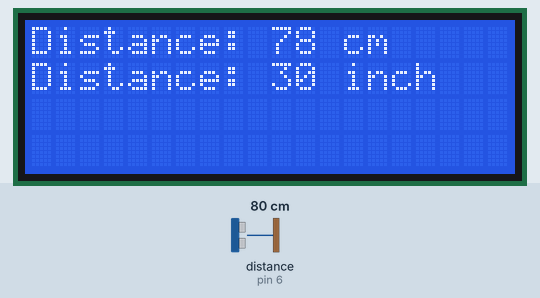
Simulated run of this sketch. Board: Arduino Uno, built with avr-gcc and run on an emulated ATmega328P. On the bench: 20×4 character LCD. Wiring (inferred from the names in the program): ultrasonic range finder: trigger pin 5; echo pin 6. Inputs (shaded band) come from the test bench; at power-on: distance to the obstacle (sensor on pin 6) 80 cm. The echo pulse lasts 58.3 µs per cm.

Above: at 1.3 s.
1.4 s: distance to the obstacle (sensor on pin 6) set to 2 cm
At 2.5 s:
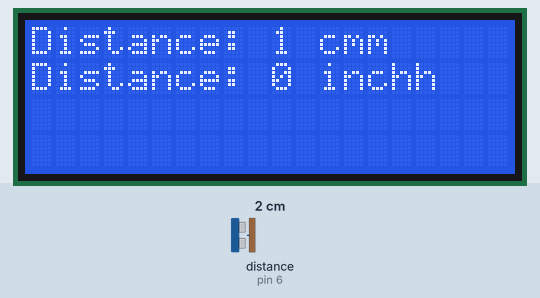
2.9 s: distance to the obstacle (sensor on pin 6) set to 18 cm
At 3.6 s:
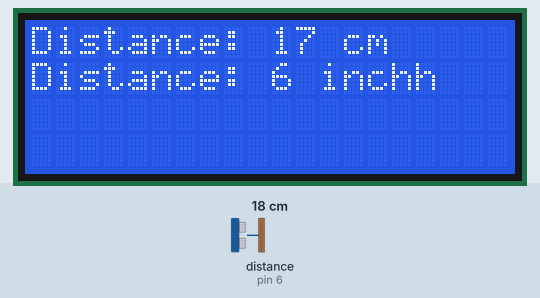
4.4 s: distance to the obstacle (sensor on pin 6) set to 4 cm
At 4.8 s:
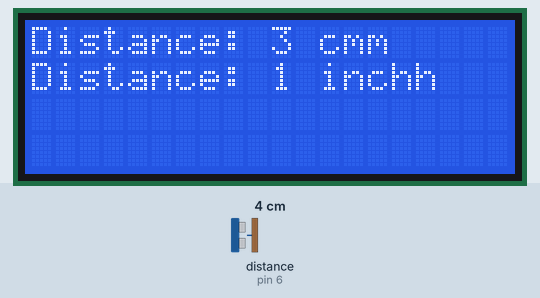
Timing chart, 0 to 7.4 s (numbered marks = the images above; inputs shaded):
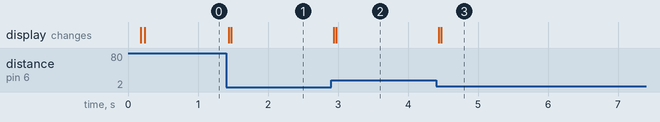

The sketch:

Prototype_4.ino
```cpp
/*
 *  Distance measurement using Arduino
 * CST3512 - Real Time Systems
 * Tanweer Bin Khair - M00585219
 * Rakshit Rohit Sharma - M00651168
 *
 */

#include <LiquidCrystal_I2C.h> // Library required for LCD Display with I2C Interface.
LiquidCrystal_I2C lcd(0x27,20,4); // The address, columns and rows are specified for this LCD display.

const int pinA = 5; // Pin #5 on Arduino Uno board shall be used as trigger for the HC-SR04 sensor.
const int pinB = 6; // Pin #6 on Arduino Uno board shall be utilized as the echo for the HC-SR04 sensor.

long duration; // Variable type for time defined.
int distance; // Variable type for area defined.
int distanceInch; // Variable type for area defined 2.

void setup() {
lcd.init();
lcd.begin(20,4);
lcd.backlight();
pinMode(pinA, OUTPUT); // pinA will now be utilized for Output data.
pinMode(pinB, INPUT); // pinB will now be utilized for Input data.
Serial.begin(9600); // Initiates serial communication, 9600 baudrates.
}


void loop() {
digitalWrite(pinA, LOW); // The trigger is currently set low.
delayMicroseconds(2); // Delay
digitalWrite(pinA, HIGH); // The trigger is switched to high, thereby the ultrasound is being emitted.
delayMicroseconds(10); // Ultrasound will continue to emit during the delay.
digitalWrite(pinA, LOW); // The trigger is returned to low, the emission has ended.
duration = pulseIn(pinB, HIGH); // The echo is turned high, the time between high and low is taken as the "duration".
distance= duration*0.034/2; // Distance for centimeter is calculated using the data collected by the sensor and the formula.
distanceInch= duration*0.0133/2; // Distance is calculated inch is calculated using the data collected by the sensor and the formula.


lcd.setCursor(0,0); // Sets the location at which subsequent text written to the LCD will be displayed.
lcd.print("Distance: "); // Prints string "Distance" on the LCD
lcd.print(distance); // Prints the centimeter distance value from the sensor
lcd.print(" cm"); // Adds the text -> "cm" after displaying the value
delay(10); // Delay before updating with new value every 10 milliseconds.
lcd.setCursor(0,1); // Sets the location at which subsequent tex written to the LCD will be displayed.
lcd.print("Distance: "); // Prints string "Distance" on the LCD
lcd.print(distanceInch); // Prints the inch distance value from the sensor.
lcd.print(" inch"); // Adds the text -> "inch" after displaying the value
delay(10); // Delay before updating the new value every 10 milliseconds.
}
```

Measured:
- after the input at 1.4 s, the display: first changes at once (image 1 shows a later state)
- after the input at 2.9 s, the display: first changes at once (image 2 shows a later state)
- after the input at 4.4 s, the display: first changes at once (image 3 shows a later state)
